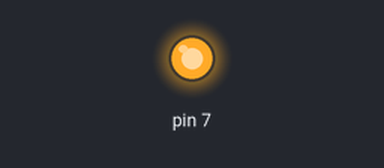
Simulated run of this sketch. Board: Arduino Uno, built with avr-gcc and run on an emulated ATmega328P. Parts: output pins drawn as LEDs (lit = HIGH). What the sketch prints to the serial monitor is not drawn.

Above: at 0.1 s.
Timing chart, 0 to 1.6 s (numbered marks = the images above):
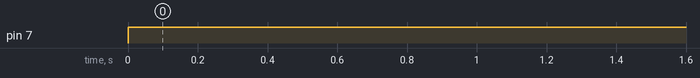

The sketch:

Exercise_3_1.ino
```cpp
void setup() {
  // put your setup code here, to run once:
  Serial.begin(9600);
  pinMode(7,OUTPUT);
}

void loop() {
  // put your main code here, to run repeatedly:
  digitalWrite(7,  HIGH);
  int f =digitalRead(7);
  Serial.print(f);
  delay(15);
}
```

Measured:
- by itself, pin 7: LOW → HIGH at 0.00 s
